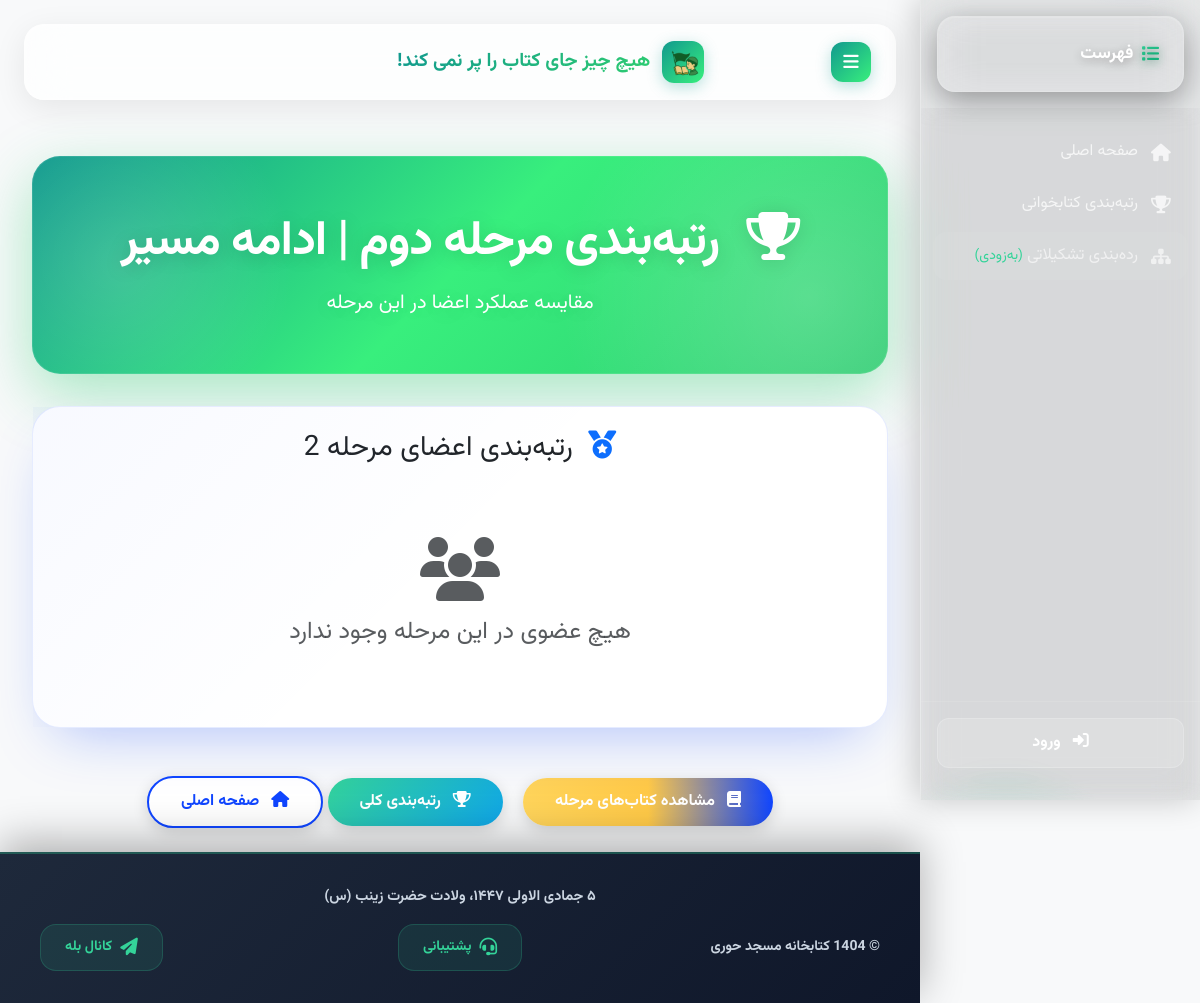
The page /stage/5/rankings/ on the database as committed earlier.
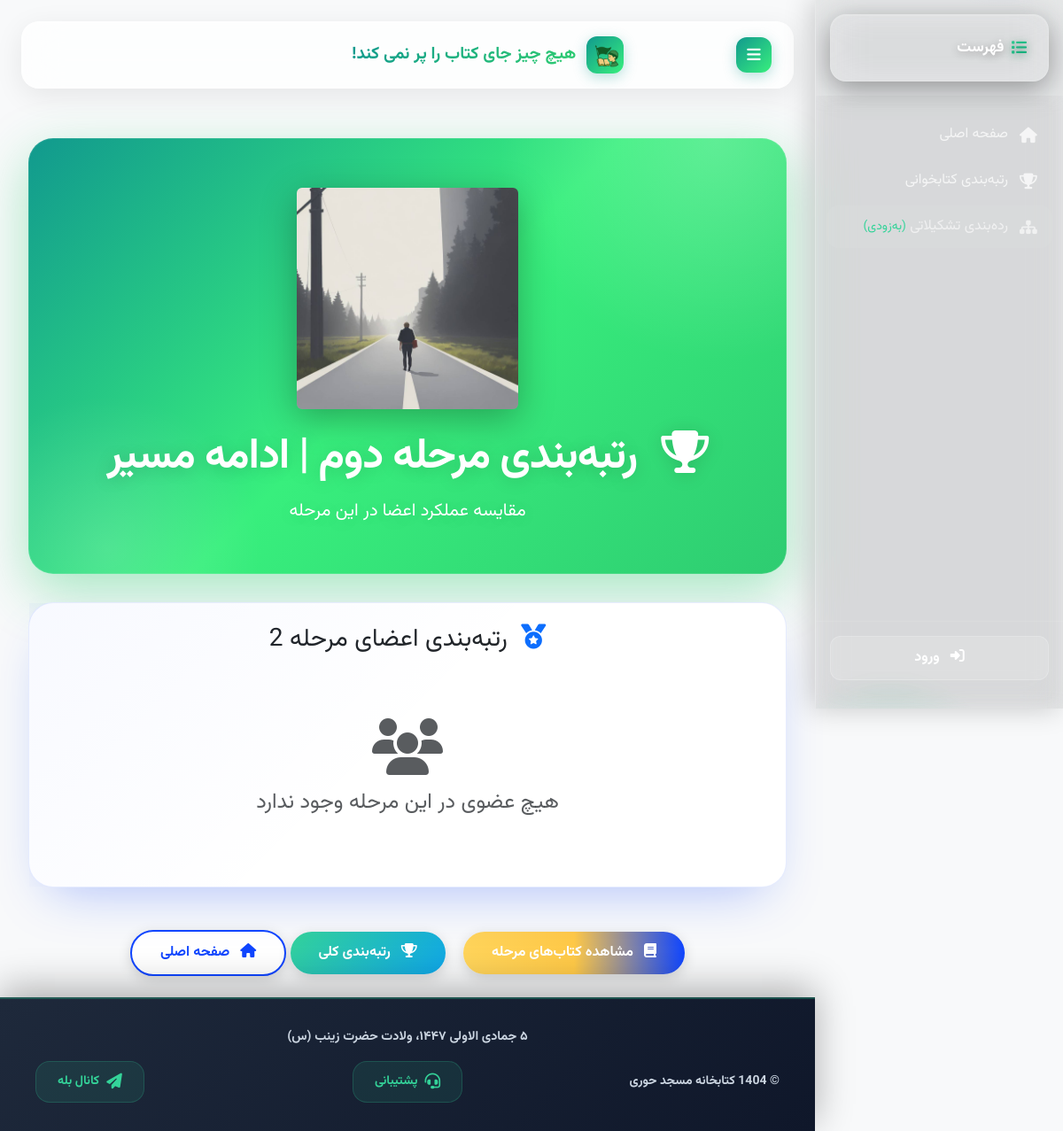
The same page on the database as committed later.
### books/models.py (models this page shows, shortened)
class Stage(models.Model):
    period = models.ForeignKey(ReadingPeriod, on_delete=models.CASCADE, verbose_name="دوره")
    stage_number = models.IntegerField(verbose_name="شماره مرحله")
    name = models.CharField(max_length=100, verbose_name="نام مرحله")
    description = models.TextField(verbose_name="توضیحات")
    image = models.ImageField(upload_to='stages/images/', blank=True, null=True, verbose_name="تصویر مرحله")
    order = models.IntegerField(verbose_name="ترتیب")
    created_at = models.DateTimeField(auto_now_add=True)
    class Meta:
        verbose_name = "مرحله"
        verbose_name_plural = "مراحل"
        unique_together = ['period', 'stage_number']
        ordering = ['order', 'stage_number']

### books/views.py (the view)
# urls.py: path('stage/<int:stage_id>/rankings/', views.stage_rankings, name='stage_rankings'),
def stage_rankings(request, stage_id):
    stage = get_object_or_404(Stage, id=stage_id)
    rankings = Member.objects.filter(
        current_stage=stage,
        is_active=True
    ).annotate(
        reading_score_sum=Sum('bookassignment__reading_score_earned'),
        quiz_score_sum=Sum('bookassignment__quiz_score_earned')
    ).order_by('-total_score')
    for member in rankings:
        reading = member.reading_score_sum or 0
        quiz = member.quiz_score_sum or 0
        member.stage_score = reading + quiz
    context = {
        'stage': stage,
        'rankings': rankings,
    }
    return render(request, 'books/stage_rankings_modern.html', context)

### books/context_processors.py (called while the page is built, shortened)
def notifications(request):
    if not request.user.is_authenticated:
        return {
            'header_notifications': [],
            'header_unread_notifications': 0,
        }

### templates/books/stage_rankings_modern.html (shortened to what the changed rows need)
{% extends 'base_modern.html' %}
{% load static %}
{% load jalali_tags %}
{% block content %}
<div class="container-fluid">
    <div class="gradient-hero">
        {% if stage.image %}
            <div class="mb-4">
                <img src="{{ stage.image.url }}" alt="{{ stage.name }}"
                     class="img-fluid rounded"
                     style="max-height: 250px; max-width: 100%; object-fit: contain; box-shadow: 0 10px 40px rgba(0,0,0,0.3);">
            </div>
        {% endif %}
        <h1 class="display-4 fw-bold mb-3">
            <i class="fas fa-trophy me-3"></i>
            رتبه‌بندی {{ stage.name }}
        </h1>
        <p class="lead mb-0">مقایسه عملکرد اعضا در این مرحله</p>
    </div>
    <div class="row">
        <div class="col-12">
            <div class="modern-card">
                <h3 class="mb-4 text-center">
                    <i class="fas fa-medal me-2 text-primary"></i>
                    رتبه‌بندی اعضای مرحله {{ stage.stage_number }}
                </h3>
                {% if rankings %}
                    <div class="table-responsive">
                        <table class="table table-rankings">
                            <thead class="table-light">
                                <tr>
                                    <th>رتبه</th>
                                    <th>عضو</th>
                                    <th>امتیاز مرحله</th>
                                    <th class="d-none d-md-table-cell">پیشرفت</th>
                                </tr>
                            </thead>
                            <tbody>
                                {% for member in rankings %}
                                    <tr class="{% if forloop.counter <= 3 %}table-warning{% endif %}">
                                        <td>
                                            {% if forloop.counter == 1 %}
                                                <span class="badge bg-warning text-dark fs-6 fw-bold">🥇</span>
                                            {% elif forloop.counter == 2 %}
                                                <span class="badge bg-secondary fs-6 fw-bold">🥈</span>
                                            {% elif forloop.counter == 3 %}
                                                <span class="badge bg-warning text-dark fs-6 fw-bold">🥉</span>
                                            {% else %}
                                                <span class="badge bg-light text-dark fw-bold">{{ forloop.counter|to_persian_number }}</span>
                                            {% endif %}
                                        </td>
                                        <td>
                                            <div class="d-flex align-items-center">
                                                <div class="rounded-circle d-flex align-items-center justify-content-center me-3 flex-shrink-0" style="width: 40px; height: 40px; min-width: 40px; overflow: hidden; background: #f0f0f0;">
                                                    {% if member.profile_image %}
                                                        <img src="{{ member.profile_image.url }}" alt="{{ member.full_name }}" style="width: 100%; height: 100%; object-fit: cover;">
                                                    {% else %}
                                                        <i class="fas fa-user text-primary"></i>
                                                    {% endif %}
                                                </div>
                                                <div>
                                                    <h6 class="mb-0 fw-bold">{{ member.full_name }}</h6>
                                                    <small class="text-muted">{{ member.get_group_display }}</small>
                                                </div>
                                            </div>
                                        </td>
                                        <td>
                                            <div>
                                                <span class="badge bg-success fs-6 fw-bold">{{ member.stage_score|default:0|to_persian_number }}</span>
                                                <div class="d-md-none mt-2">
                                                    <div class="progress-modern" style="height: 6px;">
                                                        <div class="progress-bar-modern" style="width: {{ member.get_stage_progress_percentage }}%"></div>
                                                    </div>
                                                    <small class="text-muted mt-1 d-block">پیشرفت: {{ member.get_stage_progress_percentage|to_persian_number }}%</small>
                                                </div>
                                            </div>
                                        </td>
                                        <td class="d-none d-md-table-cell">
                                            <div class="progress-modern" style="height: 8px;">
                                                <div class="progress-bar-modern" style="width: {{ member.get_stage_progress_percentage }}%"></div>
                                            </div>
                                            <small class="text-muted mt-1 d-block">{{ member.get_stage_progress_percentage|to_persian_number }}%</small>
                                        </td>
                                    </tr>
                                {% endfor %}
                            </tbody>
                        </table>
                    </div>
                {% else %}
                    <div class="text-center py-5">
                        <i class="fas fa-users text-muted" style="font-size: 4rem;"></i>
                        <h4 class="mt-3 text-muted">هیچ عضوی در این مرحله وجود ندارد</h4>
                    </div>
                {% endif %}
            </div>
        </div>
    </div>
</div>
{% endblock %}

Rows that differ between the two databases and show on the page:
changed Stage "مرحله دوم | ادامه مسیر": image: picture added
